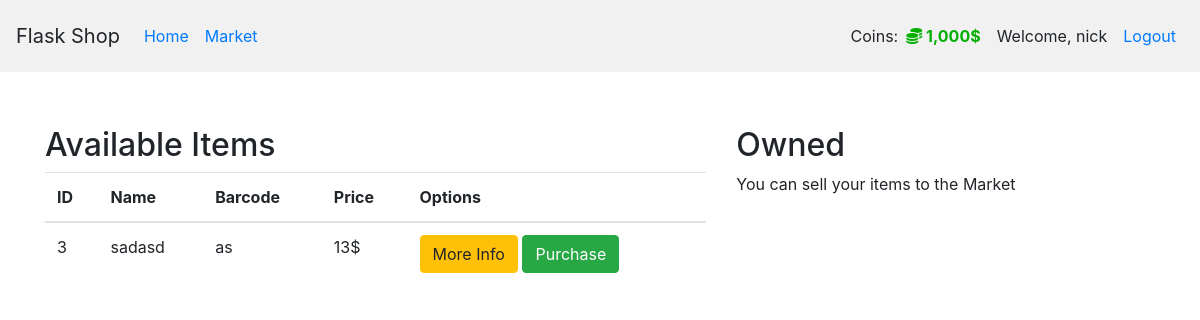
The page /market (signed in) on the database as committed earlier.
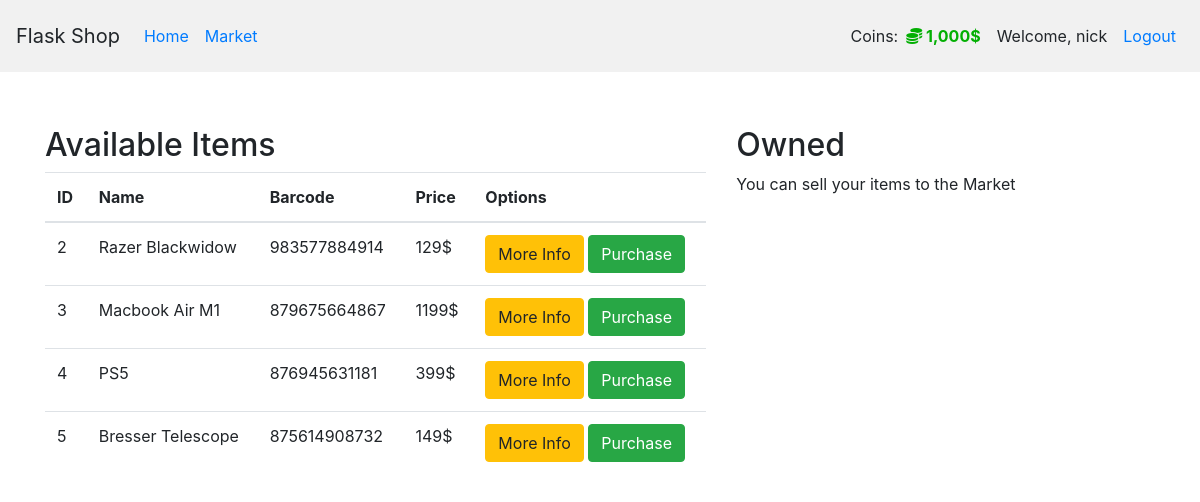
The same page on the database as committed later.
### market/models.py (models this page shows, shortened)
class User(db.Model, UserMixin):
    id = db.Column(db.Integer(), primary_key=True)
    username = db.Column(db.String(length=30), nullable=False, unique=True)
    email_address = db.Column(db.String(length=50), nullable=False, unique=True)
    password_hash = db.Column(db.String(length=60), nullable=False)
    budget = db.Column(db.Integer(), nullable=False, default=1000)
    items = db.relationship('Item', backref='owned_user', lazy=True)
    @property
    def prettier_budget(self):
        if len(str(self.budget)) >= 4:
            return f'{str(self.budget)[:-3]},{str(self.budget)[-3:]}$'
        else:
            return f"{self.budget}$"
    @property
    def password(self):
        return self.password

class Item(db.Model):
    id = db.Column(db.Integer(), primary_key=True)
    name = db.Column(db.String(length=30), nullable=False, unique=True)
    price = db.Column(db.Integer(), nullable=False)
    barcode = db.Column(db.String(length=12), nullable=False, unique=True)
    description = db.Column(db.String(length=1024), nullable=False, unique=True)
    owner = db.Column(db.Integer(), db.ForeignKey('user.id'))

### market/routes.py (the view, shortened to what this page needs)
@app.route('/market', methods=['GET', 'POST'])
@login_required
def market_page():
    purchase_form = PurchaseItemForm()
    selling_form = SellItemForm()
    if request.method == "GET":
        items = Item.query.filter_by(owner=None)
        owned_items = Item.query.filter_by(owner=current_user.id)
        return render_template('market.html', items=items, purchase_form=purchase_form, owned_items=owned_items, selling_form=selling_form)

### market/models.py (called while the page is built)
@login_manager.user_loader
def load_user(user_id):
    return User.query.get(int(user_id))

### market/templates/market.html (shortened to what this page needs)
{% extends 'base.html' %}
{% block content %}
<div class="row" style="margin-top: 30px; margin-left: 30px">
   <div class="col-7">
        <h2>Available Items</h2>
        <table class="table table-hover">
            <thead>
                <tr>
                    <th scope="col">ID</th>
                    <th scope="col">Name</th>
                    <th scope="col">Barcode</th>
                    <th scope="col">Price</th>
                    <th scope="col">Options</th>
                </tr>
            </thead>
            <tbody>
                {% for item in items %}
                <tr>
                    <td>{{ item.id }}</td>
                    <td>{{ item.name }}</td>
                    <td>{{ item.barcode }}</td>
                    <td>{{ item.price }}$</td>
                    <td>
                        <button class="btn btn-outline btn-warning" data-toggle="modal" data-target="#Modal-MoreInfo-{{ item.id }}">More Info</button>
                        <button class="btn btn-outline btn-success" data-toggle="modal" data-target="#Modal-PurchaseConfirm-{{ item.id }}">Purchase</button>
                    </td>
                </tr>
                {% endfor %}
            </tbody>
      </table>
   </div>
   <div class="col-5">
        <h2>Owned</h2>
        <p>You can sell your items to the Market</p>
   </div>
</div>
{% endblock %}

### market/templates/base.html (shortened to what this page needs)
<!doctype html>
<html lang="en">
   <head>
      <link rel="stylesheet" href="https://cdn.jsdelivr.net/npm/bootstrap@4.5.3/dist/css/bootstrap.min.css">
   </head>
   <body>
    <nav class="navbar navbar-expand-md p-3" style="background-color: #f1f1f1">
      <span class="navbar-brand">Flask Shop</span>
      <div class="collapse navbar-collapse" id="navbarNav">
        <ul class="navbar-nav">
            <li class="nav-item active">
                <a class="nav-link" href="{{ url_for('home_page') }}">Home</a>
            </li>
            <li class="nav-item">
                <a class="nav-link" href="{{ url_for('market_page') }}">Market</a>
            </li>
        </ul>
        {% if current_user.is_authenticated %}
            <ul class="navbar-nav ml-auto">
                <li class="nav-item d-flex" style="align-items: center">
                    <span>Coins:</span>
                    <a class="nav-link" style="color: rgb(3, 175, 3); font-weight: bold">
                        <i class="fas fa-coins"></i>
                        {{ current_user.prettier_budget }}
                    </a>
                </li>
                <li class="nav-item">
                    <span class="nav-link">Welcome, {{ current_user.username }}</span>
                </li>
                <li class="nav-item">
                    <a class="nav-link" href="{{ url_for('logout_page') }}">Logout</a>
                </li>
            </ul>
        {% endif %}
      </div>
    </nav>
    <div>
        <br>
        <div>
            {% block content %}
            {% endblock %}
        </div>
    </div>
   </body>
</html>

Rows that differ between the two databases and show on the page:
now on this page (row edited): Item: id "2", name "Razer Blackwidow", barcode "983577884914", price "129"
changed Item id 3: name "sadasd" → "Macbook Air M1"; barcode "as" → "879675664867"; price "13" → "1199"
added Item: id "4", name "PS5", barcode "876945631181", price "399"
added Item: id "5", name "Bresser Telescope", barcode "875614908732", price "149"
